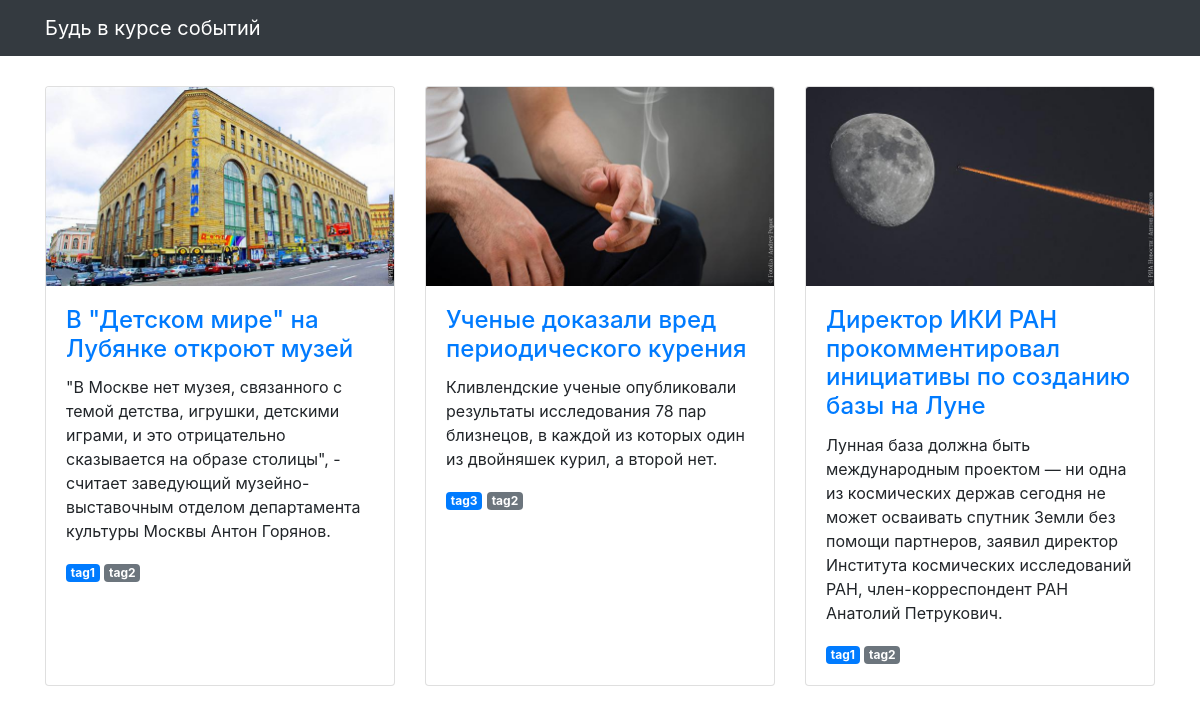
The page / on the database its author committed.
### articles/models.py (models this page shows, shortened)
class Article(models.Model):
    title = models.CharField(max_length=256, verbose_name='Название')
    text = models.TextField(verbose_name='Текст')
    published_at = models.DateTimeField(verbose_name='Дата публикации')
    image = models.ImageField(null=True, blank=True, verbose_name='Изображение',)
    class Meta:
        verbose_name = 'Статья'
        verbose_name_plural = 'Статьи'

class TagsArticles(models.Model):
    tag = models.ForeignKey(Tag, on_delete=models.CASCADE)
    article = models.ForeignKey(Article, on_delete=models.CASCADE)
    is_main = models.BooleanField(default=False)
    class Meta:
        ordering = ['-is_main']

class Tag(models.Model):
    name = models.CharField(max_length=16)
    articles = models.ManyToManyField(Article, related_name='tags', through='TagsArticles')
    def __str__(self):
        return self.name

### articles/views.py (the view)
# urls.py: path('', articles_list, name='articles'),
def articles_list(request):
    template = 'articles/news.html'
    articles = Article.objects.order_by('-published_at').all().prefetch_related('tagsarticles_set')
    context = {
        'object_list': articles
    }
    return render(request, template, context)

### templates/articles/news.html (shortened to what this page needs)
{% extends "articles/base.html" %}
{% load static %}
{% block content %}
<div class="row">
  {% for article in object_list %}
  <div class="col-lg-4 col-sm-6 portfolio-item">
    <div class="card h-100">
      <a href="#"><img class="card-img-top" src="{% get_media_prefix %}{{ article.image }}" alt=""></a>
      <div class="card-body">
        <h4 class="card-title">
          <a href="#">{{ article.title }}</a>
        </h4>
        <p class="card-text">{{ article.text }}</p>
        {% for tag in article.tagsarticles_set.all %}
          <span class="badge {% if tag.is_main %}badge-primary{% else %}badge-secondary{% endif %}">{{ tag.tag }}</span>
        {% endfor %}
      </div>
    </div>
  </div>
  {% endfor %}
</div>
{% endblock %}

### templates/articles/base.html (shortened to what this page needs)
<!DOCTYPE html>
{% load static %}
<html>
  <head>
    <link href="{% static  "css/bootstrap.min.css"  %}" rel="stylesheet">
    <link href="{% static  "css/3-col-portfolio.css" %}" rel="stylesheet">
  </head>
  <body>
    <nav class="navbar navbar-expand-lg navbar-dark bg-dark fixed-top">
      <div class="container">
        <a class="navbar-brand" href="#">Будь в курсе событий</a>
      </div>
    </nav>
    <div class="container">{% block content %}{% endblock %}</div>
  </body>
</html>

### static/css/3-col-portfolio.css (style rules this page uses)
body { padding-top: 84px; padding-bottom: 84px; }
@media (min-width: 992px) { body { padding-top: 86px; padding-bottom: 86px; } }

### rows shown on the page
Article: image (picture), title "В \"Детском мире\" на Лубянке откроют музей", text "\"В Москве нет музея, связанного с темой детства, игрушки, детскими играми, и это отрицательно сказывается на образе столицы\", - считает заведующий музейно-выставочным отделом департамента культуры Москвы Антон Горянов."
TagsArticles: tag "tag1"
TagsArticles: tag "tag2"
Article: image (picture), title "Ученые доказали вред периодического курения", text "Кливлендские ученые опубликовали результаты исследования 78 пар близнецов, в каждой из которых один из двойняшек курил, а второй нет."
TagsArticles: tag "tag3"
TagsArticles: tag "tag2"
Article: image (picture), title "Директор ИКИ РАН прокомментировал инициативы по созданию базы на Луне", text "Лунная база должна быть международным проектом — ни одна из космических держав сегодня не может осваивать спутник Земли без помощи партнеров, заявил директор Института космических исследований РАН, член-корреспондент РАН Анатолий Петрукович."
TagsArticles: tag "tag1"
TagsArticles: tag "tag2"
